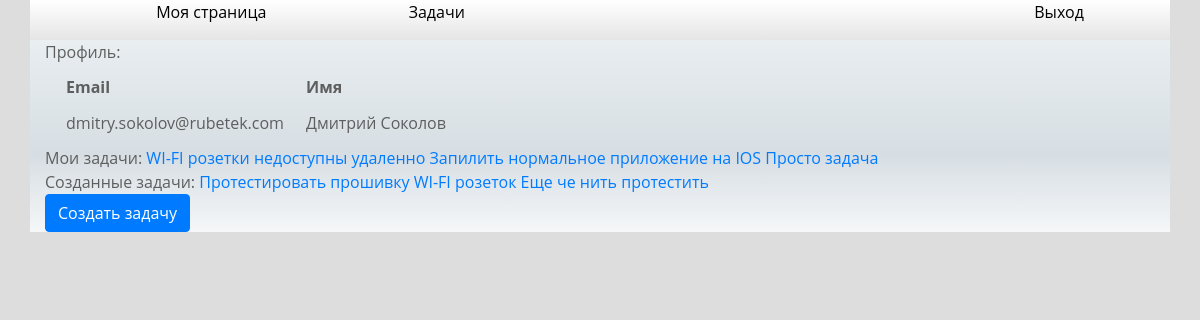
The app's page /personalroom/room.php (signed in) with its own data.
### tables this page shows
CREATE TABLE `users` (
  `id` int(11) NOT NULL,
  `email` varchar(55) NOT NULL,
  `name` varchar(55) NOT NULL,
  `pass` text NOT NULL
);

CREATE TABLE `tasks` (
  `id` int(11) NOT NULL,
  `name` varchar(55) NOT NULL,
  `priority` varchar(55) NOT NULL,
  `project` varchar(55) NOT NULL,
  `status` varchar(55) NOT NULL,
  `description` text NOT NULL,
  `created` varchar(55) NOT NULL,
  `appointed` varchar(55) NOT NULL,
  `startdate` text NOT NULL,
  `enddate` text NOT NULL
);

### personalroom/room.php (called while the page is built, shortened)
<?php
require('../view/personalroom.php');
?>

### view/myinfo.php (the view, shortened to what this page needs)
<?php
$user = $_SESSION[user]["user"];
$queryUser = $db->query("
	SELECT * FROM users WHERE email = '$user'
	");
?>
<div class="row">
	<?php foreach($queryUser as $user):?>
		<?php
		$usertask = $user['name'];
		?>
	<div class="col-12">
		Профиль:
	</div>
	<div class="col">
		<table class="myinfo">
			<tr>
				<th>Email</th>
				<th>Имя</th>
			</tr>
			<tr>
				<td><?php echo $user['email'];?></td>
				<td id="createUser"><?php echo $user['name'];?></td>
			</tr>
		</table>
	</div>
    <?php endforeach?>
</div>
<?php
$mytask = $db->query("
	SELECT * FROM tasks WHERE appointed = '$usertask'
	");
?>
<div class="row">
	<div class="col-12">
		<div class="mytasks">
			Мои задачи:
		<?php foreach($mytask as $task):?>
			<a href="/personalroom/room.php?id=opentask&num=<?echo $task['id'];?>"><?php echo $task['name'];?></a>
		<?php endforeach?>
		</div>
	</div>
<?php
$createtask = $db->query("
	SELECT * FROM tasks WHERE created = '$usertask'
	");
?>
	<div class="col-12">
		<div class="createtasks">
		Созданные задачи:
		<?php foreach($createtask as $task):?>
			<a href="/personalroom/room.php?id=opentask&num=<?echo $task['id'];?>"><?php echo $task['name'];?></a>
		<?php endforeach?>
		</div>
	</div>
</div>
<div class="row">
	<div class="col-12">
		<button class="btn btn-primary createtask">Создать задачу</button>
	</div>
</div>

### css/style.css (style rules this page uses)
body,html { padding:0;margin:0;color:#5e5e5e;font-family:"Open Sans",sans-serif;overflow-x:hidden;background-color:#ddd }
.myinfo { border-collapse:separate;border-spacing:20px 10px }

### records on screen
users: email "dmitry.sokolov@rubetek.com", name "Дмитрий Соколов"
tasks: name "WI-FI розетки недоступны удаленно"
tasks: name "Запилить нормальное приложение на IOS"
tasks: name "Просто задача"
tasks: name "Протестировать прошивку WI-FI розеток"
tasks: name "Еще че нить протестить"
